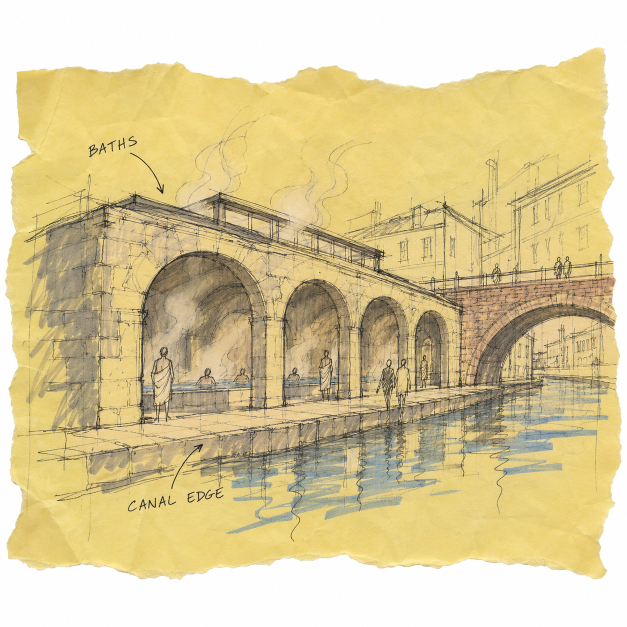
#> input picture assets/works-raw/bathhouse-canal.png, 1254 x 1254 px (shown at 1/2 size)
$ python make-stickers.py
#> lines starting #> are read from the running program, lines starting #| are printed output that depends on the picture; after the words box and inside, x2 and y2 are one past the last pixel; in counts of white or black regions, pixels touching at a corner belong together
"""Turn raw work images (drawn on white) into web assets.

For every assets/works-raw/<slug>.png this writes:
  public/works/<slug>.jpg          the image as-is, 1400px, for framed/pane use
  public/works/sticker/<slug>.webp a die-cut sticker: the drawing's silhouette,
                                   closed into a smooth outline and grown by a
                                   white kiss-cut border, transparent outside.

Run: python3 scripts/make-stickers.py   (needs Pillow)
"""

import pathlib
import sys

from PIL import Image, ImageChops, ImageDraw, ImageFilter

ROOT = pathlib.Path(__file__).resolve().parent.parent
RAW = ROOT / "assets" / "works-raw"
OUT = ROOT / "public" / "works"
STICKER = OUT / "sticker"

WORK = 512  # mask is computed at this size, then scaled back up
INK_THRESHOLD = 222  # any channel darker than this counts as drawing; faint vignette wash is cut away
CLOSE = 31  # px at WORK size: bridges gaps so the outline reads as one shape
BORDER = 13  # px at WORK size: width of the white kiss-cut border


# White paper documents (essays), scanned on grey: cut exactly along the page
# and give it a white kiss-cut border, rather than following the text
RECT = {"on-thresholds", "reading-section"}


def page_sticker(img: Image.Image) -> Image.Image:
    rgb = img.convert("RGB")
    r, g, b = rgb.split()
    darkest = ImageChops.darker(ImageChops.darker(r, g), b)
    # the grey ground is flat; anything a few levels brighter is page
    w, h = darkest.size
    k = max(4, w // 40)
    ground = sorted(darkest.crop(c).resize((1, 1)).getpixel((0, 0)) for c in (
        (0, 0, k, k), (w - k, 0, w, k), (0, h - k, k, h), (w - k, h - k, w, h)))[1]
    cut = ground + 6
    paper = darkest.point(lambda v: 255 if v > cut else 0).filter(ImageFilter.MedianFilter(9))
    # keep only rows and columns that are mostly page, so a shadow or a
    # gradient in the ground can't widen the crop
    px = paper.load()
    cols = [x for x in range(w) if sum(px[x, y] > 0 for y in range(0, h, 4)) > h / 4 * 0.5]
    rows = [y for y in range(h) if sum(px[x, y] > 0 for x in range(0, w, 4)) > w / 4 * 0.5]
    box = (cols[0], rows[0], cols[-1] + 1, rows[-1] + 1) if cols and rows else (0, 0, w, h)
    page = rgb.crop(box)
    border = max(page.size) // 32
    out = Image.new("RGB", (page.width + 2 * border, page.height + 2 * border), "white")
    out.paste(page, (border, border))
    mask = Image.new("L", out.size, 0)
    ImageDraw.Draw(mask).rounded_rectangle((0, 0, out.width - 1, out.height - 1), radius=border, fill=255)
    out = out.convert("RGBA")
    out.putalpha(mask)
    return out


def silhouette(img: Image.Image) -> Image.Image:
    small = img.convert("RGB").resize((WORK, WORK), Image.LANCZOS)
    r, g, b = small.split()
    darkest = ImageChops.darker(ImageChops.darker(r, g), b)
    ink = darkest.point(lambda v: 255 if v < INK_THRESHOLD else 0)
    ink = ink.filter(ImageFilter.MedianFilter(5))  # drop paper speckle

    # close: dilate then erode
    closed = ink.filter(ImageFilter.MaxFilter(CLOSE)).filter(ImageFilter.MinFilter(CLOSE))

    # fill holes: flood the background from a padded border, invert
    pad = Image.new("L", (WORK + 2, WORK + 2), 0)
    pad.paste(closed, (1, 1))
    ImageDraw.floodfill(pad, (0, 0), 128)
    filled = pad.crop((1, 1, WORK + 1, WORK + 1)).point(lambda v: 0 if v == 128 else 255)

    # grow by the border, then smooth the edge
    grown = filled.filter(ImageFilter.MaxFilter(BORDER | 1))
    return grown.filter(ImageFilter.GaussianBlur(4)).point(lambda v: 255 if v > 127 else 0)


def main() -> None:
    STICKER.mkdir(parents=True, exist_ok=True)
    raws = sorted(RAW.glob("*.png"))
    if not raws:
        sys.exit("no raw images in assets/works-raw")
    for path in raws:
        slug = path.stem
        img = Image.open(path).convert("RGB")
#> img is the input picture: PIL image 1254x1254 RGB; mean R, G, B 218, 202.4, 155.8
        size = 1400
        img.resize((size, size), Image.LANCZOS).save(OUT / f"{slug}.jpg", quality=86, optimize=True)

        if slug in RECT:
            sticker = page_sticker(img)
            sticker.thumbnail((900, 900), Image.LANCZOS)
            sticker.save(STICKER / f"{slug}.webp", quality=86, method=6)
            print(f"{slug}: page sticker {sticker.size[0]}x{sticker.size[1]}")
            continue

        # pad with white so drawings that touch the frame still get a closed outline
        pad = img.width // 14
#> pad = 89
        padded = Image.new("RGB", (img.width + 2 * pad, img.height + 2 * pad), "white")
#> padded: PIL image 1432x1432 RGB; every value is 255
        padded.paste(img, (pad, pad))
        img = padded

        mask = silhouette(img).resize((size, size), Image.LANCZOS)
#> in silhouette, `small = img.convert("RGB").resize((WORK, WORK), Image.LANCZOS)`:
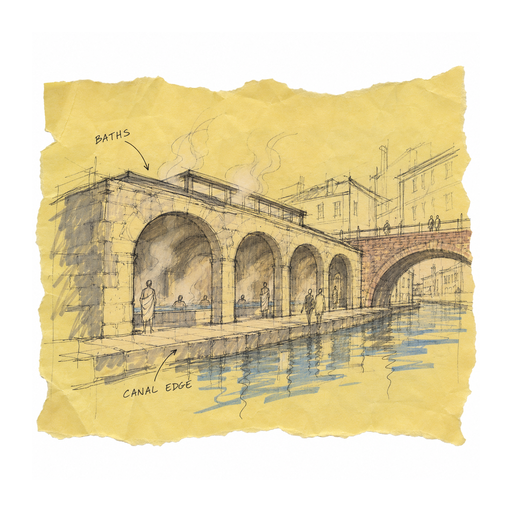
#> small: PIL image 512x512 RGB; mean R, G, B 226.7, 214.7, 178.9
#> in silhouette, `r, g, b = small.split()`:
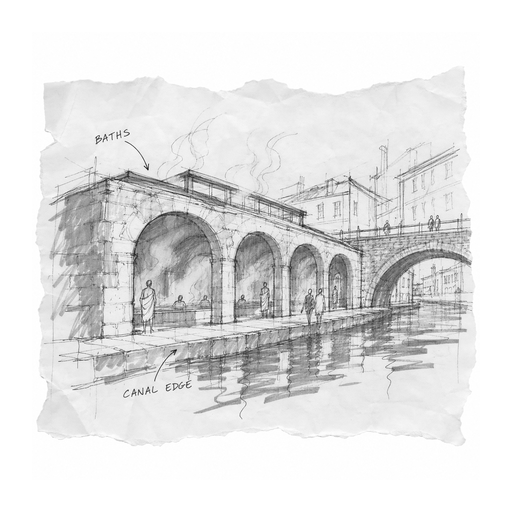
#> r: PIL image 512x512 L; min 8, max 255, mean 226.7
#> in silhouette, `r, g, b = small.split()`:
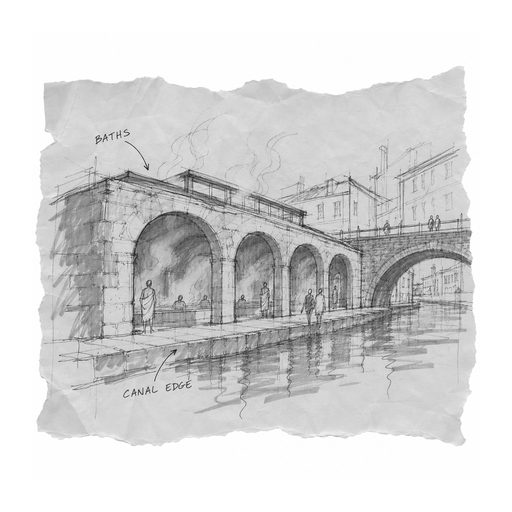
#> g: PIL image 512x512 L; min 11, max 255, mean 214.7
#> in silhouette, `r, g, b = small.split()`:
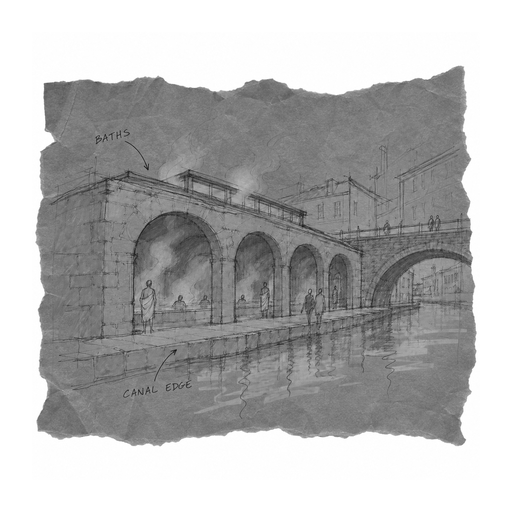
#> b: PIL image 512x512 L; min 14, max 255, mean 178.9
#> in silhouette, `ink = darkest.point(lambda v: 255 if v < INK_THRESHOLD else 0)`:
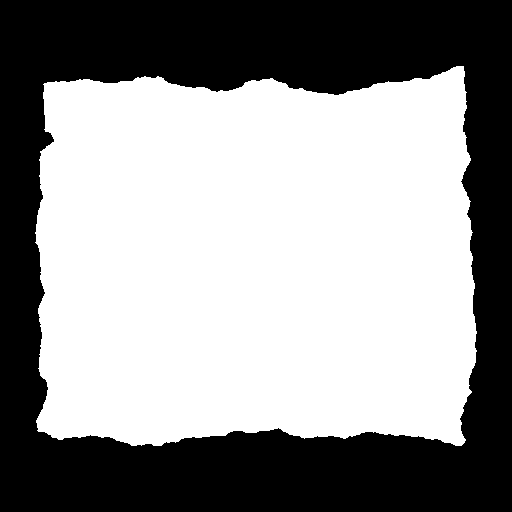
#> ink: PIL image 512x512 L; 57.8% white; 1 black region, box (x1, y1, x2, y2) and area: (0, 0, 512, 512) 110593
#> in silhouette, `ink = ink.filter(ImageFilter.MedianFilter(5))`: ink: PIL image 512x512 L; 57.8% white; 1 black region, box (x1, y1, x2, y2) and area: (0, 0, 512, 512) 110608
#> in silhouette, `closed = ink.filter(ImageFilter.MaxFilter(CLOSE)).filter(ImageFilter.M..`: closed: PIL image 512x512 L; 58.2% white; 1 black region, box (x1, y1, x2, y2) and area: (0, 0, 512, 512) 109482
#> in silhouette, `pad = Image.new("L", (WORK + 2, WORK + 2), 0)`: pad: PIL image 514x514 L; every value is 0
#> in silhouette, `pad.paste(closed, (1, 1))`: pad: PIL image 514x514 L; 57.8% white; 1 black region, box (x1, y1, x2, y2) and area: (0, 0, 514, 514) 111534
#> in silhouette, `grown = filled.filter(ImageFilter.MaxFilter(BORDER | 1))`: grown: PIL image 512x512 L; 62.3% white; 1 black region, box (x1, y1, x2, y2) and area: (0, 0, 512, 512) 98742
#> in silhouette, `return grown.filter(ImageFilter.GaussianBlur(4)).point(lambda v: 255 i..`:
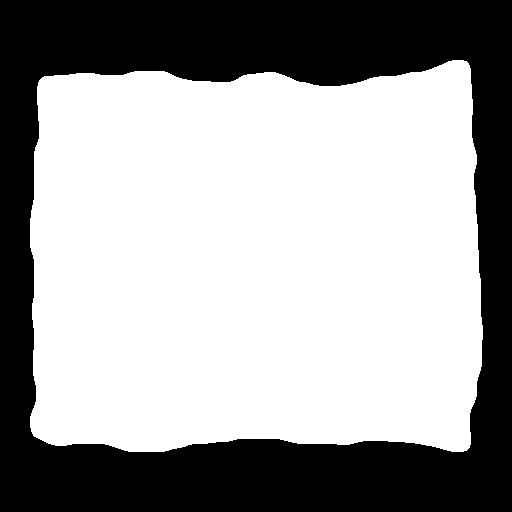
#> returned value: PIL image 512x512 L; 62.3% white; 1 black region, box (x1, y1, x2, y2) and area: (0, 0, 512, 512) 98791
        mask = mask.filter(ImageFilter.GaussianBlur(1.2))
        sticker = img.resize((size, size), Image.LANCZOS).convert("RGBA")
        sticker.putalpha(mask)
        box = mask.point(lambda v: 255 if v > 8 else 0).getbbox()
#> box = (79, 161, 1323, 1239)
        if box:
            sticker = sticker.crop(box)
#> sticker: PIL image 1244x1078 RGBA
        sticker.thumbnail((900, 900), Image.LANCZOS)
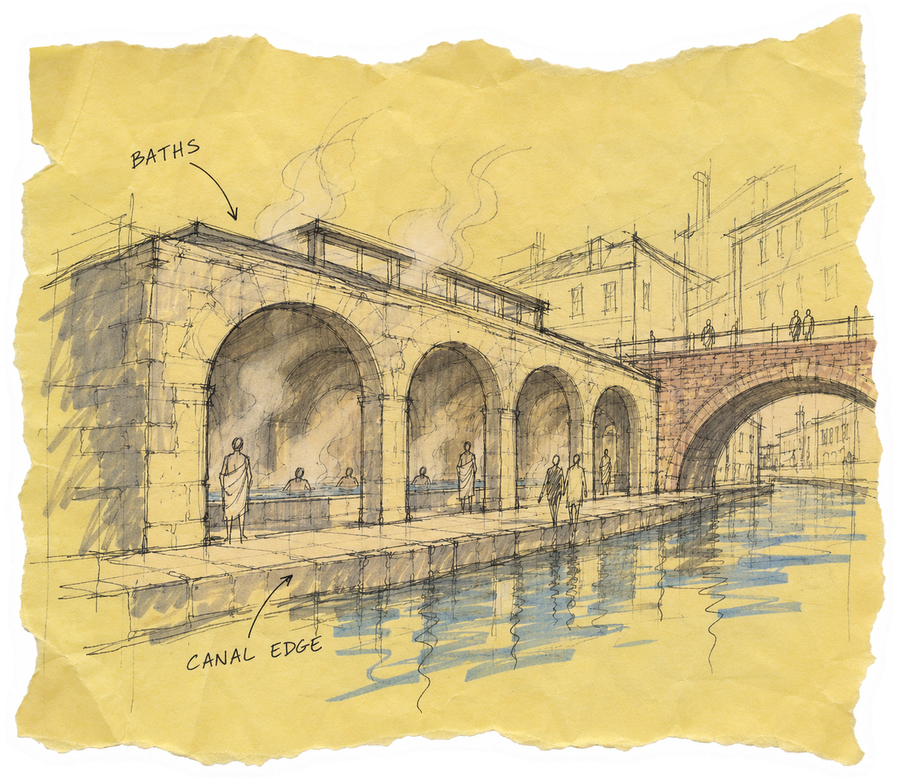
#> sticker: PIL image 900x780 RGBA; mean R, G, B, A 196.7, 179.2, 126.9, 232.2; transparent parts drawn white
        sticker.save(STICKER / f"{slug}.webp", quality=86, method=6)
        print(f"{slug}: sticker {sticker.size[0]}x{sticker.size[1]}")
#| bathhouse-canal: sticker 900x780


if __name__ == "__main__":
    main()
